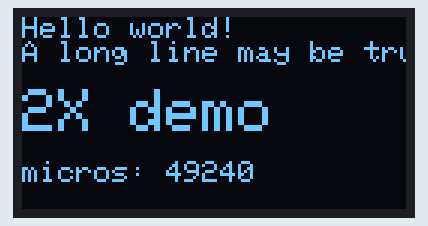
This sketch was run on a simulated Arduino Uno, built with avr-gcc and run on an emulated ATmega328P. On the bench: 128×64 one-colour display.

Above: at 0.1 s.

The sketch:

lcd.ino
```cpp
// LCD working with 15% Dynamic memory usage
// Simple I2C test for ebay 128x64 oled.
// Use smaller faster AvrI2c class in place of Wire.
//
#include "SSD1306Ascii.h"
#include "SSD1306AsciiAvrI2c.h"

// 0X3C+SA0 - 0x3C or 0x3D
#define I2C_ADDRESS 0x3C

SSD1306AsciiAvrI2c oled;
//------------------------------------------------------------------------------
void setup() {
  oled.begin(&Adafruit128x64, I2C_ADDRESS);
  oled.setFont(Adafruit5x7);

  uint32_t m = micros();
  oled.clear();
  oled.println("Hello world!");
  oled.println("A long line may be truncated");
  oled.println();
  oled.set2X();
  oled.println("2X demo");
  oled.set1X();
  oled.print("\nmicros: ");
  oled.print(micros() - m);
}
//------------------------------------------------------------------------------
void loop() {}
```
